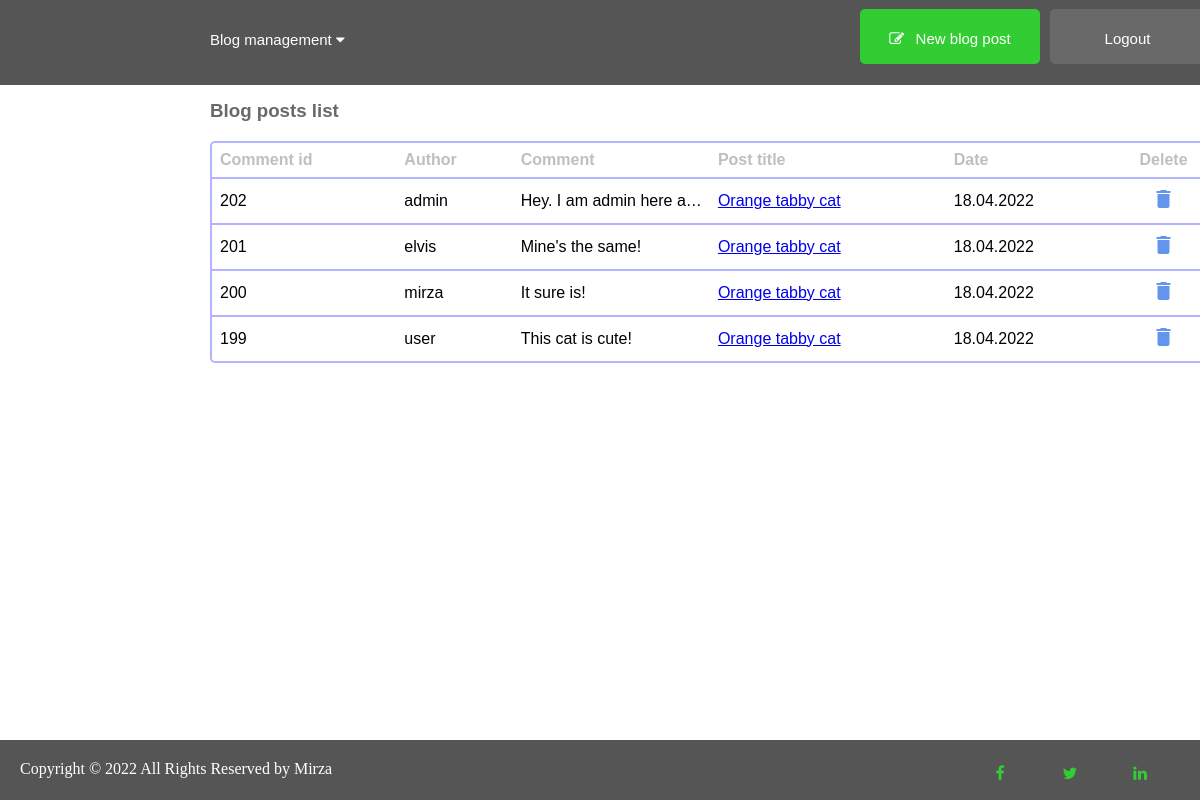
/admin/comments.php (signed in), run on the app's committed database.
### tables this page shows
CREATE TABLE `comments` (
  `comment_id` int(3) NOT NULL,
  `comment_post_id` int(3) NOT NULL,
  `comment_author` varchar(255) NOT NULL,
  `post_user` int(3) NOT NULL,
  `comment_content` text NOT NULL,
  `comment_date` date NOT NULL
);

CREATE TABLE `users` (
  `user_id` int(3) NOT NULL,
  `username` varchar(12) NOT NULL,
  `password` varchar(255) NOT NULL,
  `role` varchar(255) NOT NULL DEFAULT 'subscriber',
  `randSalt` varchar(255) NOT NULL DEFAULT '$2y$10$1234512345123451234512'
);

CREATE TABLE `posts` (
  `post_id` int(3) NOT NULL,
  `post_category_id` int(3) NOT NULL,
  `post_title` varchar(255) NOT NULL,
  `post_author` varchar(255) NOT NULL,
  `post_user` int(255) DEFAULT NULL,
  `post_date` date NOT NULL,
  `post_image` text NOT NULL,
  `post_content` text NOT NULL,
  `post_tags` text NOT NULL
);

### admin/includes/viewAllComments.php (the view, shortened to what this page needs)
<!DOCTYPE html>
<html lang="en">
<head>
</head>
</html>
<div style="margin-top: 100px;">
        <h3 id="h3" style="font-family: Arial, Helvetica, sans-serif;">Blog posts list</h3>
    <table class="table">
        <thead>
            <tr>
                <th>Comment id</th>
                <th>Author</th>
                <th>Comment</th>
                <th>Post title</th>
                <th>Date</th>
                <th style="text-align: center;">Delete</th>
            </tr>
        </thead>
<?php
        $query = "SELECT comments.comment_id, comments.comment_post_id, comments.post_user, comments.comment_content, comments.comment_date, ";
        $query .= "comments.comment_author, users.username ";
        $query .= " FROM comments ";
        $query .= " LEFT JOIN users ON comments.post_user = users.user_id ";
        $query .= "ORDER BY comment_id DESC ";
        $select_posts = mysqli_query($connection, $query);
        while($row = mysqli_fetch_assoc($select_posts)){
            $comment_id = $row['comment_id'];
            $comment_post_id = $row['comment_post_id'];
            $comment_author = $row['username'];
            $comment_content = $row['comment_content'];
            $comment_date = date('d.m.Y', strtotime($row['comment_date']));
            echo "<tr>";
            ?>
            <?php
            echo "<td>$comment_id </td>";
            echo "<td>$comment_author</td>";
            echo "<td style='max-width:100px; white-space: nowrap; overflow: hidden; text-overflow: ellipsis'>$comment_content</td>";
                $query = "SELECT * FROM posts WHERE post_id = $comment_post_id ";
                $select_post_id_query = mysqli_query($connection,$query);
                    while($row = mysqli_fetch_assoc($select_post_id_query)){
                    $post_id = $row['post_id'];
                    $post_title = $row['post_title'];
                     echo "<td><a href='../posts.php?p_id=$post_id'>$post_title</a></td>";
                    }
            echo "<td>{$comment_date}</td>";
            echo "<td style='text-align: center;'><a class='material-icons' onclick=\"return getConfirmation();\" href='comments.php?delete={$comment_id}'>delete</a></td>";
            echo "</tr>";
        }
?>
    </table>
</div>

### admin/includes/admin_header.php (shortened to what this page needs)
<!DOCTYPE html>
<html lang="en">
<head>
<link rel="stylesheet" href="../css/css.css" type="text/css">
<link rel="stylesheet" href="http://cdnjs.cloudflare.com/ajax/libs/font-awesome/4.4.0/css/font-awesome.min.css">
<link rel="stylesheet" href="http://cdnjs.cloudflare.com/ajax/libs/font-awesome/4.4.0/css/font-awesome.min.css">
<link href='https://ajax.googleapis.com/ajax/libs/jqueryui/1.12.1/themes/ui-lightness/jquery-ui.css' rel='stylesheet'>
</head>
<body class="body_c">
<div id="menu-container">
    <div  class="navbar" id="navbar" >
          <a class="lg_out_main" style="float: right" href="../includes/logOut.php">Logout</a>
          <a style="float: right" class="lg_out_main_reg" href="./addPost.php"><i class="fa fa-pencil-square-o">&nbsp;&nbsp;&nbsp;</i>New blog post</a>
          <div class="dropdown">
            <a class="dropbtn" href="javascript:void(0)">Blog management  <i class="fa fa-caret-down"></i></a>
          </div>
      </div >
</div>

### admin/comments.php (shortened to what this page needs)
<?php include "includes/admin_header.php";?>
  <?php
    if(isset($_GET['source'])){
      $source = $_GET['source'];
    }
      else {
        $source = "";
      }
    switch ($source){
        default:
            include "includes/viewAllComments.php";
            break;
    }
    ?>
<?php include "includes/footer.php" ?>

### admin/includes/footer.php
  <footer class="site-footer">
      <div class="">
      <p class="copyright-text">Copyright &copy; 2022 All Rights Reserved by Mirza
      </p>
      </div>
      <div class="s_icons">
      <ul class="social-icons">
          <li><a class="facebook" href="https://www.facebook.com/" target="_blank"><i class="fa fa-facebook"></i></a></li>
          <li><a class="twitter" href="https://twitter.com/?lang=hr" target="_blank"><i class="fa fa-twitter"></i></a></li>
          <li><a class="linkedin" href="https://www.linkedin.com/" target="_blank"><i class="fa fa-linkedin"></i></a></li>
      </ul>
      </div>
  </footer>
</body>
</html>

### css/css.css (style rules this page uses)
.navbar { line-height: 30px; background-color: #555; font-family: Arial, Helvetica, sans-serif; height: 85px; top:0px; z-index:1; position: fixed; width: 100% }
body { margin:0; }
.dropbtn { font-size: 16px; border: none; outline: none; color: white; padding: 14px 10px; background-color: inherit; font-family: inherit; margin: 0; font-family: Arial, Helvetica, sans-serif; border-radius: 5px; cursor: pointer; margin-left: 200px; margin-top: 10px; }
.navbar a { float: left; font-size: 15px; color: white; text-align: center; padding: 15px 10px; text-decoration: none; }
.lg_out_main { width: inherit; font-size: 16px; position: fixed; margin: 14px 10px; display: inline-block; text-align: center; width: 155px; height: 55px; border: 0px solid #555; border-radius: 5px; box-sizing: border-box; margin-top: 9px; margin-left: 1050px; margin-bottom: 9px; resize: vertical; cursor: pointer; background-color: dimgray; color: white; margin-right: 320px; }
.lg_out_main_reg { font-size: 16px; display: inline-block; text-align: center; width: 180px; height: 55px; position: fixed; margin-left: 860px; border: 0px solid #555; border-radius: 5px; box-sizing: border-box; margin-top: 9px; margin-bottom: 9px; resize: vertical; cursor: pointer; background-color: dimgray; color: white; background-color: limegreen; }
.table { margin-top: 18px; border-collapse: separate; width: 1010px; border: solid 2px #b3b3ff; border-radius: 5px; border-spacing: 0; font-family: Arial, Helvetica, sans-serif; margin: auto; padding: auto; position: relative; margin-left: 210px; }
th, td { padding: 8px; text-align: left; font-family: Arial, Helvetica, sans-serif; }
td { border-top: solid 2px #b3b3ff; }
th { color: #bfbfbf; }
.material-icons { text-decoration: none; color: cornflowerblue; }
#h3 { margin-left: 210px; color: dimgray; font-family: Arial, Helvetica, sans-serif; }
#menu-container { white-space: nowrap; }
.site-footer { position: fixed; padding: 10px 10px 0px 10px; bottom: 0; width: 100%; height: 50px; background: #555; }
.site-footer .social-icons { text-align:right }
.site-footer .social-icons a { width:40px; height:40px; line-height:40px; margin-left:26px; margin-right:0; background-color: inherit; }
.s_icons { margin-top: -40px !important; margin-right: 50px; }
.copyright-text { margin:0; text-decoration: none; }
.copyright-text { color: white; margin-left: 10px; margin-top: 10px; }
.social-icons { padding-left:0; margin-bottom:0; list-style:none }
.social-icons li { display:inline-block; margin-bottom:4px }
.social-icons a { background-color:#eceeef; color:limegreen; font-size:16px; display:inline-block; line-height:44px; width:44px; height:44px; text-align:center; margin-right:8px; border-radius:100%; -webkit-transition:all .2s linear; -o-transition:all .2s linear; transition:all .2s linear; }

### data on the page
comments: comment_id "202", users.username "admin", comment_content "Hey. I am admin here…", comment_date "18.04.2022"
posts: post_title "Orange tabby cat"
comments: comment_id "201", users.username "elvis", comment_content "Mine's the same!", comment_date "18.04.2022"
comments: comment_id "200", users.username "mirza", comment_content "It sure is!", comment_date "18.04.2022"
comments: comment_id "199", users.username "user", comment_content "This cat is cute!", comment_date "18.04.2022"
